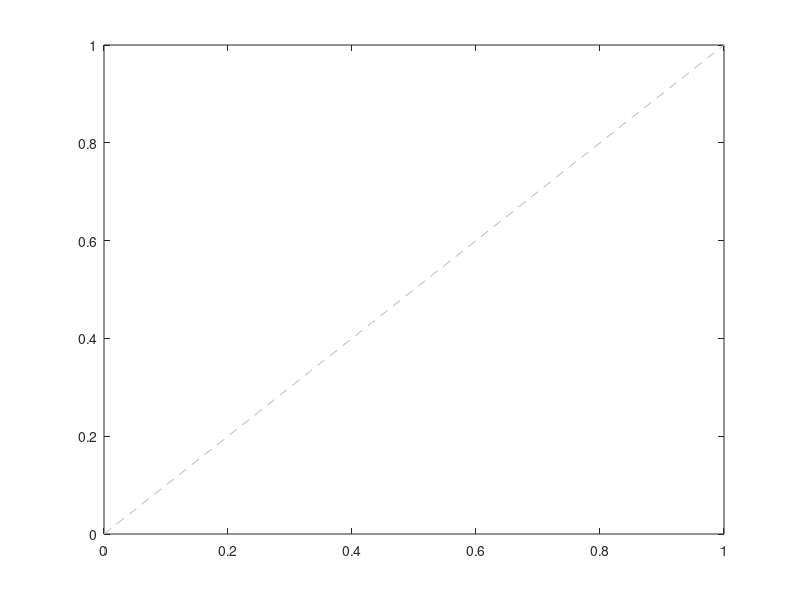

The MATLAB script that drew this image:
% Draw 45 degree line. takes axis handle as optional input
%     [hline] = line45(hAxis)

function [hline] = line45(hAxis)
    if ~exist('hAxis', 'var'); hAxis = gca; end

    for ii=1:length(hAxis)
        axes(hAxis(ii));
        limx = xlim;
        limy = ylim;
        lim(1) = min([limx limy]);
        lim(2) = max([limx limy]);
        hline = plot(lim, lim, '--', 'Color', [1 1 1]*0.75);
    end
end